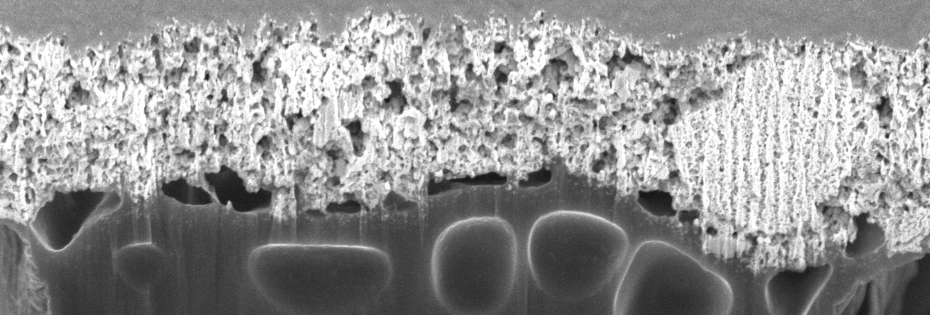
#> input picture webapp/samples/comp_full_frame110.png, 1860 x 630 px (shown at 1/2 size)
$ python convert_mesh.py --png_dir ../../webapp/samples
#> lines starting #> are read from the running program, lines starting #| are printed output that depends on the picture; after the words box and inside, x2 and y2 are one past the last pixel; in counts of white or black regions, pixels touching at a corner belong together
# pip install numpy imageio scikit-image trimesh
import os, re, argparse
import numpy as np
import imageio.v3 as iio
from skimage import filters, morphology, measure
import trimesh

def natural_key(s):
    return [int(t) if t.isdigit() else t.lower() for t in re.split(r'(\d+)', s)]

def list_images(png_dir):
    fnames = [f for f in os.listdir(png_dir) if f.lower().endswith(".png")]
    fnames.sort(key=natural_key)
    return [os.path.join(png_dir, f) for f in fnames]

def build_binary_volume_memmap(files, mmap_path, solid_is_bright=True,
                               per_slice_otsu=True, min_obj_size=1000,
                               close_ball_radius=1, normalize_p1p99=True):
    # read one slice to infer shape
#> called with mmap_path = 'binary_volume.dat', solid_is_bright = False, per_slice_otsu = True, min_obj_size = 1000, close_ball_radius = 1, normalize_p1p99 = True
    first = iio.imread(files[0])
#> first is the input picture: shape (630, 1860); min 13, max 255, mean 146.4
    if first.ndim == 3:
        first = first[..., 0]
    z, y, x = len(files), first.shape[0], first.shape[1]
#> z = 2; y = 630; x = 1860

    # boolean memmap on disk (1 byte/voxel; still tiny vs float32)
    vol = np.memmap(mmap_path, dtype=np.bool_, mode='w+', shape=(z, y, x))

    # If not using per-slice Otsu, compute a global threshold on a sample
    global_thr = None
    if not per_slice_otsu:
        sample_idx = np.linspace(0, z-1, num=min(z, 50), dtype=int)
        sample_vals = []
        for idx in sample_idx:
            sl = iio.imread(files[idx])
            if sl.ndim == 3: sl = sl[..., 0]
            sl = sl.astype(np.float32)
            if normalize_p1p99:
                p1, p99 = np.percentile(sl, (1, 99))
                sl = np.clip((sl - p1) / (p99 - p1 + 1e-8), 0, 1)
            sample_vals.append(sl)
        sample_stack = np.stack(sample_vals, axis=0)
        global_thr = filters.threshold_otsu(sample_stack)
        del sample_vals, sample_stack

    for zi, f in enumerate(files):
        sl = iio.imread(f)
        if sl.ndim == 3:
            sl = sl[..., 0]
        sl = sl.astype(np.float32)

        # light per-slice robust normalization to stabilize Otsu
        if normalize_p1p99:
            p1, p99 = np.percentile(sl, (1, 99))
#> p1 = 39; p99 = 255
            sl = np.clip((sl - p1) / (p99 - p1 + 1e-8), 0, 1)
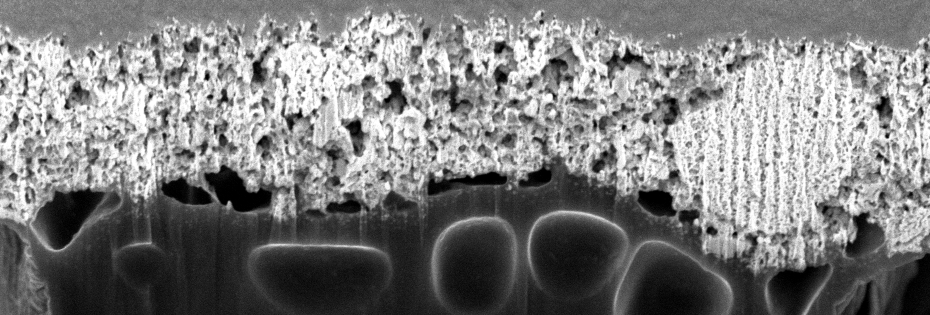
#> sl: shape (630, 1860) float32 (shown at 1/2 size); min 0, max 1, mean 0.497

        # threshold
        if per_slice_otsu:
            t = filters.threshold_otsu(sl)
#> t = 0.502
        else:
            t = global_thr

        mask = (sl > t) if solid_is_bright else (sl < t)
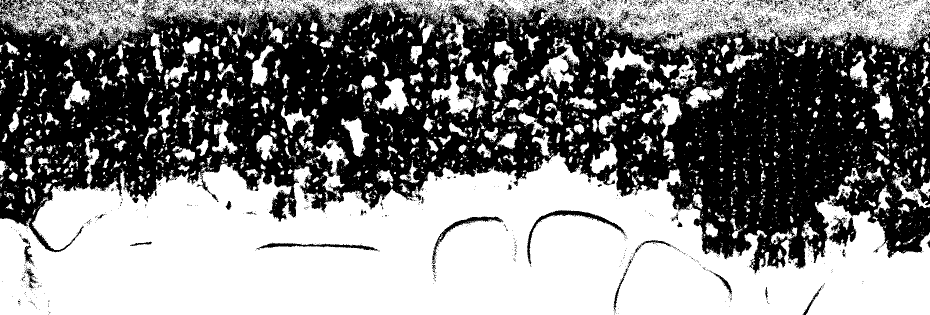
#> mask: shape (630, 1860) bool (shown at 1/2 size); 51.4% white; 4642 black regions (4479 under 20 px), largest, box (x1, y1, x2, y2) and area: (0, 0, 1860, 548) 541409, (1054, 420, 1250, 528) 1865, (1657, 434, 1713, 494) 1671

        # write mask to disk immediately (no 3-D float array kept in RAM)
        vol[zi] = mask

        if zi % 50 == 0:
            print(f"[seg] slice {zi+1}/{z}")
#| [seg] slice 1/2
#> pass 2 of the loop in build_binary_volume_memmap, `for zi, f in enumerate(files):`:
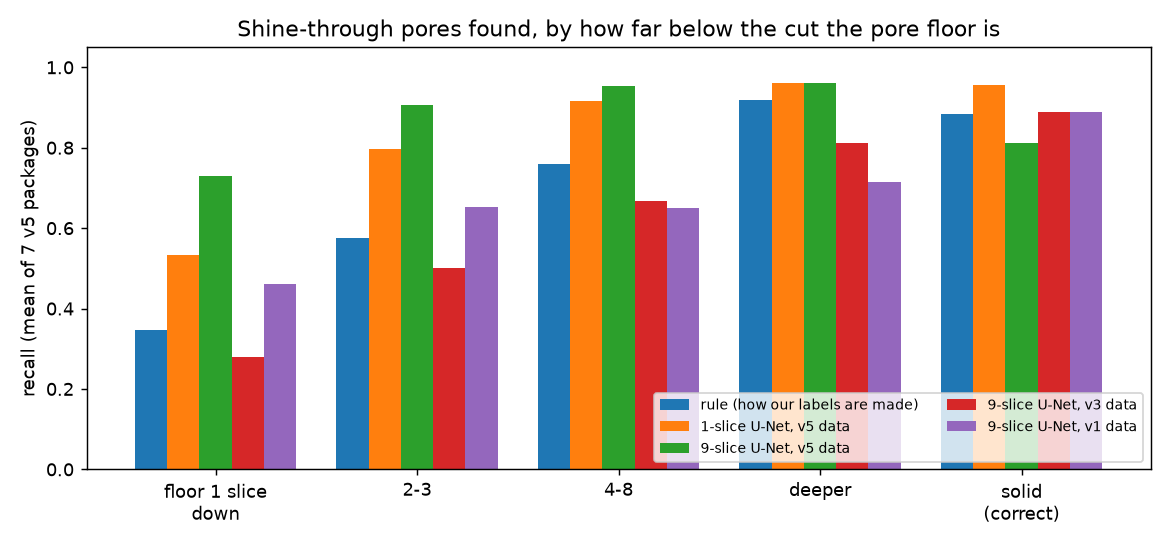
#> input picture webapp/samples/team_hou_shine_by_depth.png, 1170 x 546 px
#> in build_binary_volume_memmap, sl is the input picture: shape (546, 1170, 4); mean R, G, B, A 208.5, 201.3, 192, 255
#> in build_binary_volume_memmap, `sl = sl[..., 0]`:
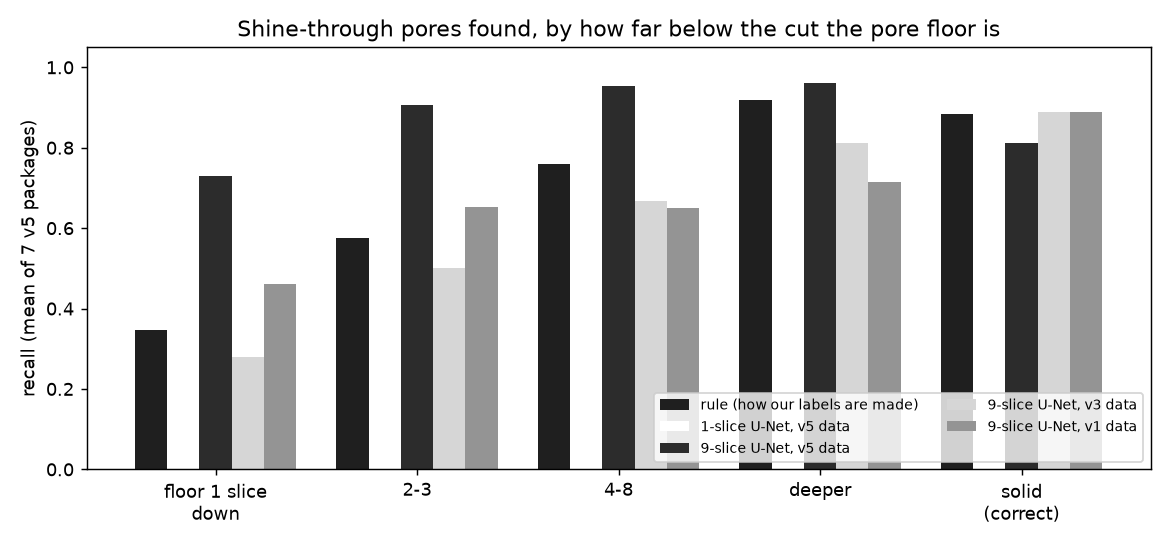
#> sl: shape (546, 1170); min 0, max 255, mean 208.5
#> p1 = 4
#> t = 0.611
#> in build_binary_volume_memmap, `mask = (sl > t) if solid_is_bright else (sl < t)`:
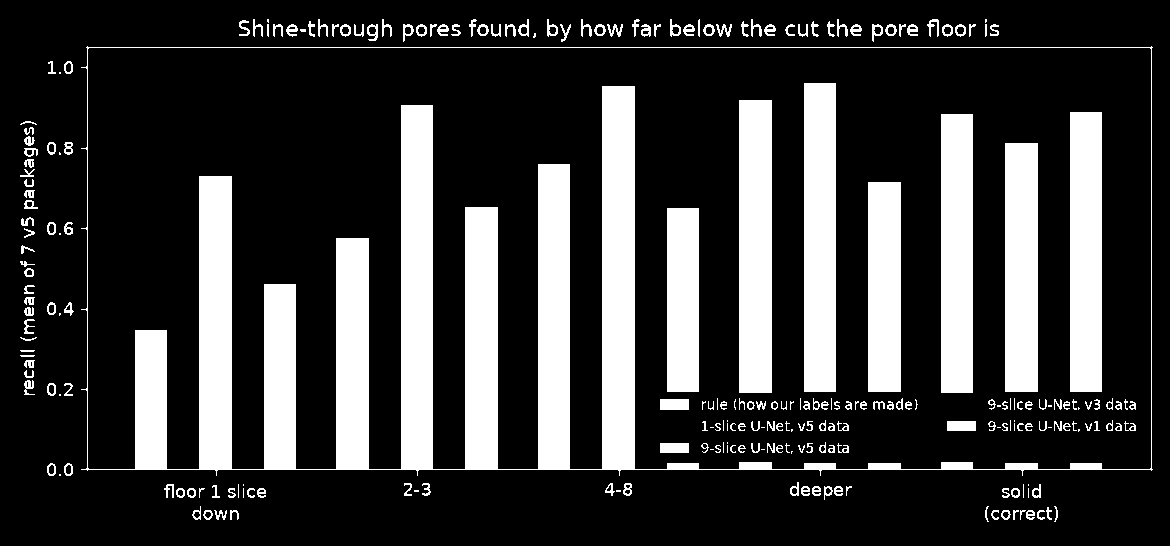
#> mask: shape (546, 1170) bool; 22.6% white; 254 white regions (52 under 20 px), largest, box (x1, y1, x2, y2) and area: (81, 46, 1153, 476) 74850, (804, 83, 836, 392) 9888, (739, 100, 772, 393) 9669

    vol.flush()

    # reopen in r+ to run 3D morphology—operates chunk-wise via memmap
    vol = np.memmap(mmap_path, dtype=np.bool_, mode='r+', shape=(z, y, x))

    # small 3D closing to connect slice boundaries
    if close_ball_radius and close_ball_radius > 0:
        vol[:] = morphology.binary_closing(vol, morphology.ball(close_ball_radius))

    # remove tiny blobs in 3D (comment out for speed on first pass)
    if min_obj_size and min_obj_size > 0:
        vol[:] = morphology.remove_small_objects(vol, min_obj_size)

    return vol  # memmap

def largest_component3d(vol_bool):
    # returns a boolean memmap/array with only the largest component
    labeled = morphology.label(vol_bool, connectivity=3)
    if labeled.max() == 0:
        return vol_bool
    counts = np.bincount(labeled.ravel())
    counts[0] = 0
    keep = counts.argmax()
    return (labeled == keep)

def main():
    ap = argparse.ArgumentParser()
    ap.add_argument("--png_dir", required=True, help="Directory containing PNG slices")
    ap.add_argument("--out_mesh", default="pfib_mesh.stl")
    ap.add_argument("--mmap", default="binary_volume.dat")
    ap.add_argument("--solid_is_bright", action="store_true",
                    help="Set if the solid/material is brighter than pores")
    ap.add_argument("--global_otsu", action="store_true",
                    help="Use global Otsu from a sample instead of per-slice")
    ap.add_argument("--min_obj", type=int, default=1000)
    ap.add_argument("--close_r", type=int, default=1)
    ap.add_argument("--voxel_xy", type=float, default=0.01) # µm
    ap.add_argument("--voxel_z",  type=float, default=0.02) # µm
    ap.add_argument("--step_size", type=int, default=1,
                    help="Subsample factor for marching_cubes (>=1). 2 or 3 reduces memory/time.")
    args = ap.parse_args()

    files = list_images(args.png_dir)
    assert files, f"No PNGs found under {args.png_dir}"
    print(f"Found {len(files)} slices. Example: {os.path.basename(files[0])}")

    # Build disk-backed binary volume
    vol = build_binary_volume_memmap(
        files, args.mmap,
        solid_is_bright=args.solid_is_bright,
        per_slice_otsu=(not args.global_otsu),
        min_obj_size=args.min_obj,
        close_ball_radius=args.close_r,
        normalize_p1p99=True
    )

    # (Optional) keep only the largest connected component to ensure manifold
    print("Keeping largest 3D component…")
    solid = largest_component3d(vol)

    # Marching cubes directly on the boolean array (memmap OK)
    print("Meshing…")
    verts, faces, normals, _ = measure.marching_cubes(
        solid.astype(np.uint8),
        level=0.5,
        spacing=(args.voxel_z, args.voxel_xy, args.voxel_xy),
        allow_degenerate=False,
        step_size=max(1, args.step_size)  # >1 for faster/lower-res preview
    )

    mesh = trimesh.Trimesh(vertices=verts, faces=faces, vertex_normals=normals, process=True)

    # Optional quick decimation for heavy meshes
    if len(mesh.faces) > 2_000_000:
        target = int(len(mesh.faces) * 0.5)
        print(f"Decimating {len(mesh.faces):,} → {target:,} faces…")
        try:
            mesh = mesh.simplify_quadratic_decimation(target)
        except Exception:
            pass

    mesh.export(args.out_mesh)
    print(f"Saved mesh to {args.out_mesh} with {len(mesh.vertices)} verts / {len(mesh.faces)} faces.")

if __name__ == "__main__":
#> (the run stopped early here; a loop or call above may not have finished)
